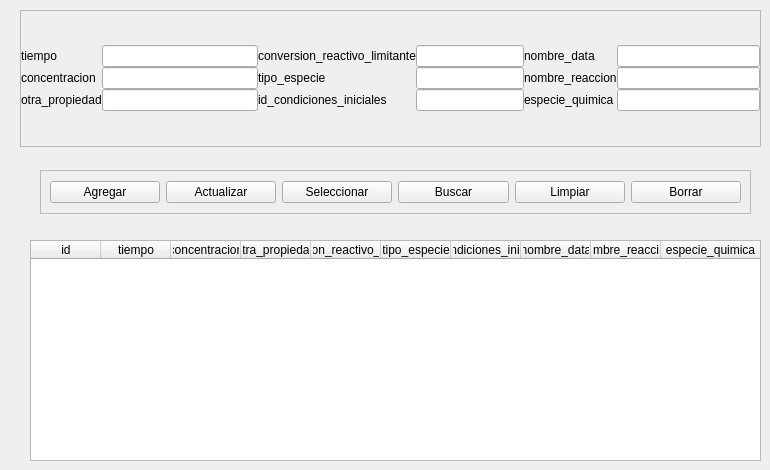
         <widget class="QWidget" name="tab">
          <attribute name="title">
           <string>Datos Cinéticos</string>
          </attribute>
          <widget class="QFrame" name="datos_frame">
           <property name="geometry">
            <rect>
             <x>20</x>
             <y>10</y>
             <width>741</width>
             <height>137</height>
            </rect>
           </property>
           <property name="frameShape">
            <enum>QFrame::StyledPanel</enum>
           </property>
           <property name="frameShadow">
            <enum>QFrame::Raised</enum>
           </property>
           <layout class="QGridLayout" name="gridLayout_4">
            <property name="leftMargin">
             <number>0</number>
            </property>
            <property name="topMargin">
             <number>0</number>
            </property>
            <property name="rightMargin">
             <number>0</number>
            </property>
            <property name="bottomMargin">
             <number>0</number>
            </property>
            <property name="spacing">
             <number>0</number>
            </property>
            <item row="0" column="0">
             <layout class="QGridLayout" name="gridLayout">
              <property name="spacing">
               <number>0</number>
              </property>
              <item row="0" column="0">
               <widget class="QLabel" name="label_2">
                <property name="text">
                 <string>tiempo</string>
                </property>
               </widget>
              </item>
              <item row="0" column="1">
               <widget class="QLineEdit" name="tiempo_dc_edit"/>
              </item>
              <item row="1" column="0">
               <widget class="QLabel" name="label_3">
                <property name="text">
                 <string>concentracion</string>
                </property>
               </widget>
              </item>
              <item row="1" column="1">
               <widget class="QLineEdit" name="concentracion_dc_edit"/>
              </item>
              <item row="2" column="0">
               <widget class="QLabel" name="label_4">
                <property name="text">
                 <string>otra_propiedad</string>
                </property>
               </widget>
              </item>
              <item row="2" column="1">
               <widget class="QLineEdit" name="otra_propiedad_dc_edit"/>
              </item>
             </layout>
            </item>
            <item row="0" column="1">
             <layout class="QGridLayout" name="gridLayout_2">
              <property name="spacing">
               <number>0</number>
              </property>
              <item row="0" column="0">
               <widget class="QLabel" name="label_6">
                <property name="text">
                 <string>conversion_reactivo_limitante</string>
                </property>
               </widget>
              </item>
              <item row="0" column="1">
               <widget class="QLineEdit" name="conversion_reactivo_limitante_dc_edit"/>
              </item>
              <item row="1" column="0">
               <widget class="QLabel" name="label_5">
                <property name="text">
                 <string>tipo_especie</string>
                </property>
               </widget>
              </item>
              <item row="1" column="1">
               <widget class="QLineEdit" name="tipo_especie_dc_edit"/>
              </item>
              <item row="2" column="0">
               <widget class="QLabel" name="label_7">
                <property name="text">
                 <string>id_condiciones_iniciales</string>
                </property>
               </widget>
              </item>
              <item row="2" column="1">
               <widget class="QLineEdit" name="id_condiciones_iniciales_dc_edit"/>
              </item>
             </layout>
            </item>
            <item row="0" column="2">
             <layout class="QGridLayout" name="gridLayout_3">
              <property name="spacing">
               <number>0</number>
              </property>
              <item row="0" column="0">
               <widget class="QLabel" name="label_8">
                <property name="text">
                 <string>nombre_data</string>
                </property>
               </widget>
              </item>
              <item row="0" column="1">
               <widget class="QLineEdit" name="nombre_data_dc_edit"/>
              </item>
              <item row="1" column="0">
               <widget class="QLabel" name="label_9">
                <property name="text">
                 <string>nombre_reaccion</string>
                </property>
               </widget>
              </item>
              <item row="1" column="1">
               <widget class="QLineEdit" name="nombre_reaccion_dc_edit"/>
              </item>
              <item row="2" column="0">
               <widget class="QLabel" name="label_10">
                <property name="text">
                 <string>especie_quimica</string>
                </property>
               </widget>
              </item>
              <item row="2" column="1">
               <widget class="QLineEdit" name="especie_quimica_dc_edit"/>
              </item>
             </layout>
            </item>
           </layout>
          </widget>
          <widget class="QFrame" name="funciones_frame_dc">
           <property name="geometry">
            <rect>
             <x>40</x>
             <y>170</y>
             <width>711</width>
             <height>44</height>
            </rect>
           </property>
           <property name="frameShape">
            <enum>QFrame::StyledPanel</enum>
           </property>
           <property name="frameShadow">
            <enum>QFrame::Raised</enum>
           </property>
           <layout class="QHBoxLayout" name="horizontalLayout_2">
            <item>
             <widget class="QPushButton" name="agregar_dc_btn">
              <property name="text">
               <string>Agregar</string>
              </property>
             </widget>
            </item>
            <item>
             <widget class="QPushButton" name="actualizar_dc_btn">
              <property name="text">
               <string>Actualizar</string>
              </property>
             </widget>
            </item>
            <item>
             <widget class="QPushButton" name="seleccionar_dc_btn">
              <property name="text">
               <string>Seleccionar</string>
              </property>
             </widget>
            </item>
            <item>
             <widget class="QPushButton" name="buscar_dc_btn">
              <property name="text">
               <string>Buscar</string>
              </property>
             </widget>
            </item>
            <item>
             <widget class="QPushButton" name="limpiar_dc_btn">
              <property name="text">
               <string>Limpiar</string>
              </property>
             </widget>
            </item>
            <item>
             <widget class="QPushButton" name="borrar_dc_btn">
              <property name="text">
               <string>Borrar</string>
              </property>
             </widget>
            </item>
           </layout>
          </widget>
          <widget class="QWidget" name="gridLayoutWidget">
           <property name="geometry">
            <rect>
             <x>30</x>
             <y>240</y>
             <width>731</width>
             <height>221</height>
            </rect>
           </property>
           <layout class="QGridLayout" name="gridLayout_5">
            <property name="spacing">
             <number>0</number>
            </property>
            <item row="0" column="0">
             <widget class="QTableWidget" name="datos_cineticos_tabla">
              <property name="focusPolicy">
               <enum>Qt::NoFocus</enum>
              </property>
              <property name="showGrid">
               <bool>false</bool>
              </property>
              <attribute name="horizontalHeaderMinimumSectionSize">
               <number>50</number>
              </attribute>
              <attribute name="horizontalHeaderDefaultSectionSize">
               <number>70</number>
              </attribute>
              <attribute name="horizontalHeaderStretchLastSection">
               <bool>true</bool>
              </attribute>
              <attribute name="verticalHeaderVisible">
               <bool>false</bool>
              </attribute>
              <column>
               <property name="text">
                <string>id</string>
               </property>
              </column>
              <column>
               <property name="text">
                <string>tiempo</string>
               </property>
              </column>
              <column>
               <property name="text">
                <string>concentracion</string>
               </property>
              </column>
              <column>
               <property name="text">
                <string>otra_propiedad</string>
               </property>
              </column>
              <column>
               <property name="text">
                <string>conversion_reactivo_limitante</string>
               </property>
              </column>
              <column>
               <property name="text">
                <string>tipo_especie</string>
               </property>
              </column>
              <column>
               <property name="text">
                <string>id_condiciones_iniciales</string>
               </property>
              </column>
              <column>
               <property name="text">
                <string>nombre_data</string>
               </property>
              </column>
              <column>
               <property name="text">
                <string>nombre_reaccion</string>
               </property>
              </column>
              <column>
               <property name="text">
                <string>especie_quimica</string>
               </property>
              </column>
             </widget>
            </item>
           </layout>
          </widget>
         </widget>
